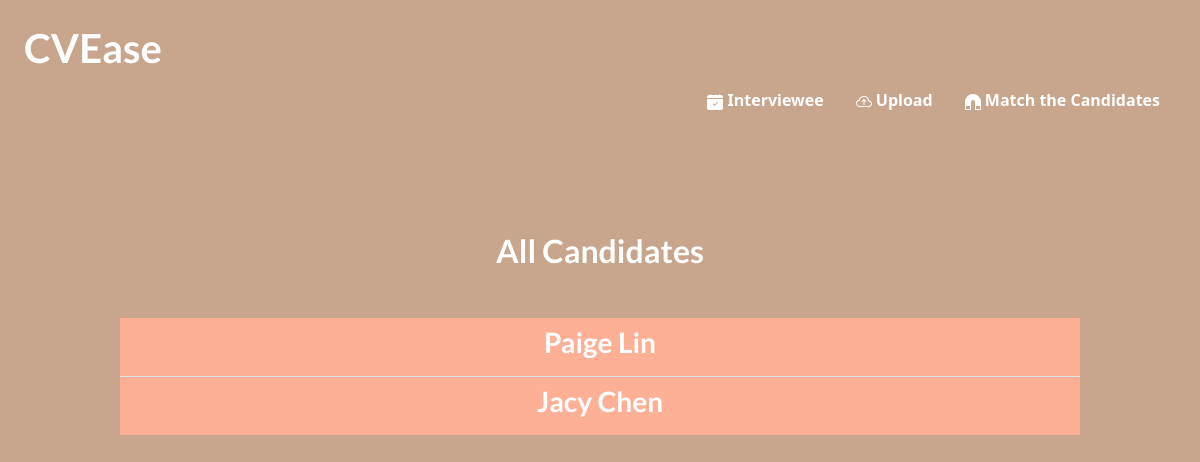
The app's page / (signed in), older data.
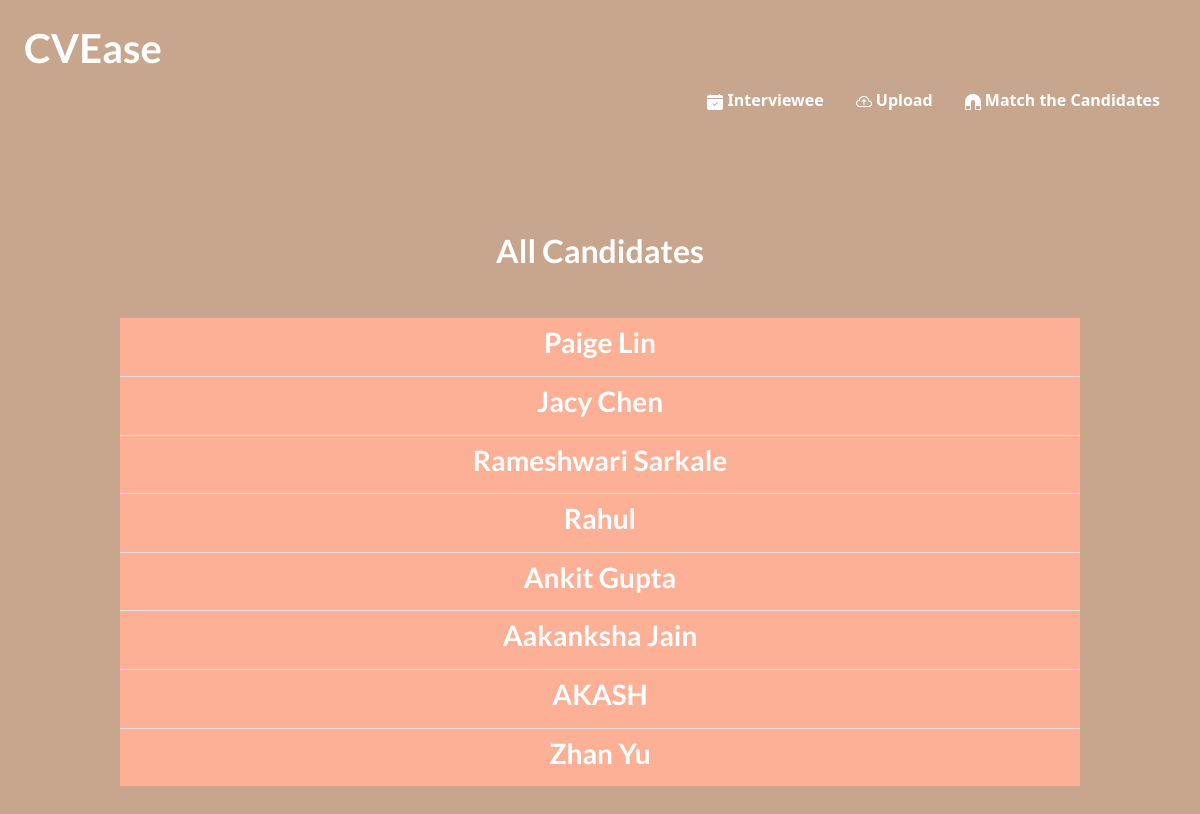
The same page, newer data.
### cv/models.py (models this page shows, shortened)
class Candidate(models.Model):
    STATUS_CHOICES = [
    ('selected', 'Selected'),
    ('pending', 'Pending'),
    ('rejected', 'Rejected'),
    ]
    name = models.CharField(max_length=30,null=False)
    email = models.EmailField(max_length=40,null=True)
    phone = models.CharField(max_length=20,null=True)
    cv_file = models.FileField(upload_to="cv",null=False)
    slug = models.SlugField(unique=True, null=True, db_index=True)
    tags = models.ManyToManyField(Tag)
    status = models.CharField(max_length=10, choices=STATUS_CHOICES, default='pending')
    uploaded_at = models.DateTimeField(auto_now_add=True)

### cv/views.py (the view)
# urls.py: path("", login_required(views.StartingPageView.as_view()), name="starting-page"),
class StartingPageView(LoginRequiredMixin,ListView):
    template_name = "cv/all_candidates.html"
    model = Candidate
    context_object_name = "candidates"

### cv/templates/cv/all_candidates.html (shortened to what this page needs)
{% extends "base.html" %}
{% load static %}
{% block css_files %}
  <link rel="stylesheet" href="{% static "cv/all_candidates.css" %}" />
{% endblock %}
{% block content %}
<section id="all-candidates">
  <h2 class="text-white">All Candidates</h2>
  <ul class="list-group list-group-flush">
    {% for c in candidates %}
    <li class="list-group-item pink-bg text-center">
      <a href="{% url "candidate-detail" c.slug %}">
          <div class="">
              <h3>{{ c.name }}</h3>
          </div>
      </a>
    </li>
    {% endfor %}
  </ul>
</section>
{% endblock %}

Row changes from the older to the newer data that the page shows:
added Candidate: name "Rameshwari Sarkale"
added Candidate: name "Rahul"
added Candidate: name "Ankit Gupta"
added Candidate: name "Aakanksha Jain"
added Candidate: name "AKASH"
added Candidate: name "Zhan Yu"
